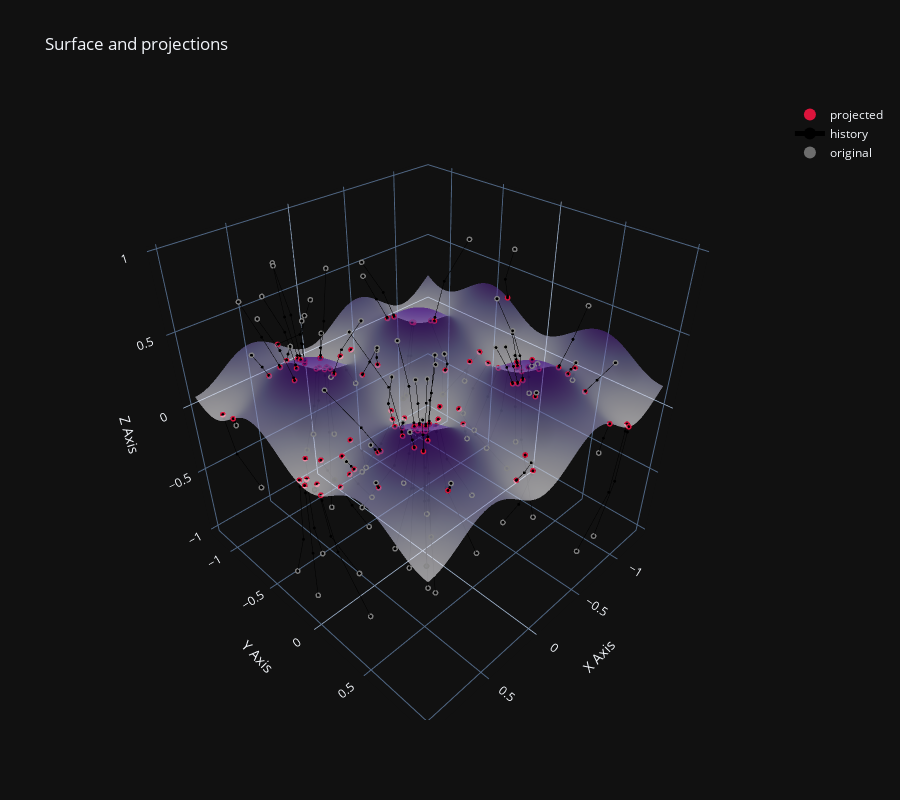

Notebook code for this chart:
### Code cell
plot_3d_projection(X, lambda z: mfs.f_rastrigin(z)/100, round_cutoff=None, solver_builder=make_solver, plot_history=True, n_iterations=20)
